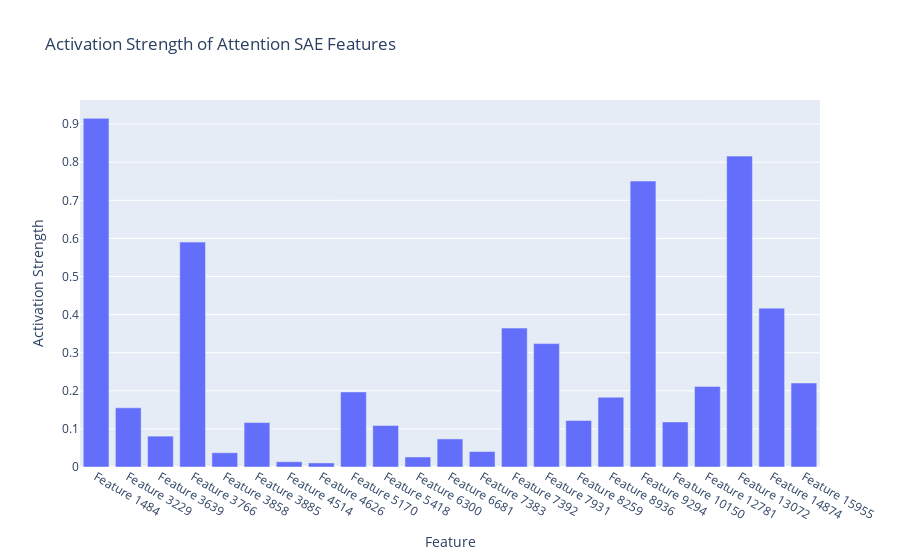
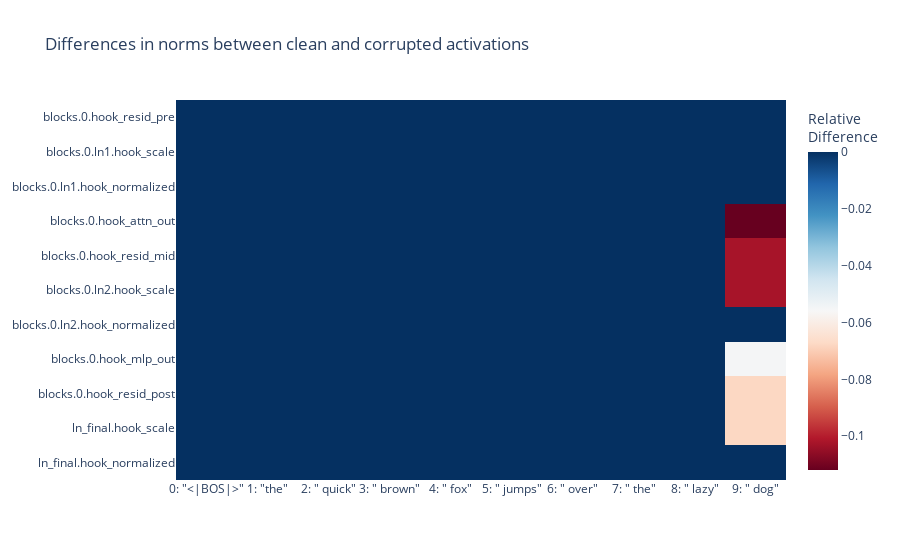

The code cell stored with these charts, in order, in its notebook:
### Markdown cell above
Let's start doing this by ablating features one-by-one in attn_out and seeing the impact this has on norms downstream.

I'll start off with a single prompt, just to get a hang of what's going on, and then generalize from there. What I'm actually trying to figure out here basically "when I ablate a small set of SAE features, what happens to the norms downstream"?

### Code cell
prompt = "the quick brown fox jumps over the lazy dog"
str_tokens = model.to_str_tokens(prompt)
names_filter = lambda x: 'resid' in x or 'out' in x or 'ln' in x
_, clean_cache = model.run_with_cache(prompt, names_filter=names_filter)

def get_all_norms(cache, return_dict: bool = False) -> dict[str, torch.Tensor]:
    if return_dict:
        return {k: v.norm(dim=-1).squeeze().cpu()
                for k, v in cache.items()
                # if 'ln' not in k
                }
    
    return torch.stack([v.norm(dim=-1).squeeze().cpu()
                        for k, v in cache.items()
                        # if 'ln' not in k
                        ])
    
clean_norms_dict = get_all_norms(clean_cache, True)
hook_names = list(clean_norms_dict.keys())
clean_norms = torch.stack(list(clean_norms_dict.values()))

lu.plot_sae(saes, clean_cache, 'attn_out')


sae_acts, sae_active_features = lu.get_all_sae_acts(saes, clean_cache)
feature_to_ablate = sae_active_features[1][:7]
print(f"Features to ablate: {feature_to_ablate}")

with model.hooks(fwd_hooks=[(get_act_name('attn_out', 0),
                             lu.ablate_sae_feature(saes, feature_to_ablate))]):
    _, corrupted_cache = model.run_with_cache(prompt, names_filter=names_filter)
    corrupted_norms = get_all_norms(corrupted_cache)


# Calculate the relative difference (avoiding division by zero)
epsilon = 1e-9  # Small constant to avoid division by zero
mean_norms = (clean_norms + corrupted_norms) / 2
relative_difference = (corrupted_norms - clean_norms) / (mean_norms + epsilon)

# Prepare hover text
hover_text = [[
    f'Layer: {hook_names[i]}<br><br>' +
    f'Clean: {clean_norms[i,j]:.3f}' +
    f'<br>Corrupted: {corrupted_norms[i,j]:.3f}' +
    f'<br>Difference: {corrupted_norms[i,j]-clean_norms[i,j]:.3f}' +
    f'<br>Ratio: {corrupted_norms[i,j]/(clean_norms[i,j]+epsilon):.3f}'
    for j in range(clean_norms.shape[1])]
              for i in range(clean_norms.shape[0])]

# Create the heatmap
fig = go.Figure(data=go.Heatmap(
    z=relative_difference.numpy(),
    x=[f'{i}: "{str_tokens[i]}"' for i in range(clean_norms.shape[1])],
    y=[hook_names[i] for i in range(clean_norms.shape[0])],
    hoverinfo="text",
    text=hover_text,
    colorbar_title="Relative<br>Difference",
    colorscale="RdBu"))

fig.update_layout(title='Differences in norms between clean and corrupted activations',
                  yaxis_autorange='reversed')
fig.show()

### Figure 1 — Plotly figure (JSON) as saved in the notebook; plotly's stock layout.template omitted (floating-point values rounded to 4 significant figures)
{"data": [{"type": "bar", "x": ["Feature 1484", "Feature 3229", "Feature 3639", "Feature 3766", "Feature 3858", "Feature 3885", "Feature 4514", "Feature 4626", "Feature 5170", "Feature 5418", "Feature 6300", "Feature 6681", "Feature 7383", "Feature 7392", "Feature 7931", "Feature 8259", "Feature 8936", "Feature 9294", "Feature 10150", "Feature 12781", "Feature 13072", "Feature 14874", "Feature 15955"], "y": [0.9151, 0.1553, 0.08102, 0.5903, 0.03746, 0.1166, 0.01378, 0.01062, 0.197, 0.1089, 0.02636, 0.07364, 0.04055, 0.3646, 0.3238, 0.1221, 0.1832, 0.7504, 0.1183, 0.2115, 0.816, 0.417, 0.2205]}], "layout": {"title": {"text": "Activation Strength of Attention SAE Features"}, "xaxis": {"title": {"text": "Feature"}}, "yaxis": {"title": {"text": "Activation Strength"}}}}

### Figure 2 — Plotly figure (JSON) as saved in the notebook; plotly's stock layout.template omitted (floating-point values rounded to 4 significant figures)
{"data": [{"colorbar": {"title": {"text": "Relative<br>Difference"}}, "colorscale": [[0, "rgb(103,0,31)"], [0.1, "rgb(178,24,43)"], [0.2, "rgb(214,96,77)"], [0.3, "rgb(244,165,130)"], [0.4, "rgb(253,219,199)"], [0.5, "rgb(247,247,247)"], [0.6, "rgb(209,229,240)"], [0.7, "rgb(146,197,222)"], [0.8, "rgb(67,147,195)"], [0.9, "rgb(33,102,172)"], [1, "rgb(5,48,97)"]], "hoverinfo": "text", "text": [["Layer: blocks.0.hook_resid_pre<br><br>Clean: 6.166<br>Corrupted: 6.166<br>Difference: 0.000<br>Ratio: 1.000", "Layer: blocks.0.hook_resid_pre<br><br>Clean: 5.597<br>Corrupted: 5.597<br>Difference: 0.000<br>Ratio: 1.000", "Layer: blocks.0.hook_resid_pre<br><br>Clean: 5.368<br>Corrupted: 5.368<br>Difference: 0.000<br>Ratio: 1.000", "Layer: blocks.0.hook_resid_pre<br><br>Clean: 5.325<br>Corrupted: 5.325<br>Difference: 0.000<br>Ratio: 1.000", "Layer: blocks.0.hook_resid_pre<br><br>Clean: 5.057<br>Corrupted: 5.057<br>Difference: 0.000<br>Ratio: 1.000", "Layer: blocks.0.hook_resid_pre<br><br>Clean: 5.185<br>Corrupted: 5.185<br>Difference: 0.000<br>Ratio: 1.000", "Layer: blocks.0.hook_resid_pre<br><br>Clean: 5.114<br>Corrupted: 5.114<br>Difference: 0.000<br>Ratio: 1.000", "Layer: blocks.0.hook_resid_pre<br><br>Clean: 4.842<br>Corrupted: 4.842<br>Difference: 0.000<br>Ratio: 1.000", "Layer: blocks.0.hook_resid_pre<br><br>Clean: 4.986<br>Corrupted: 4.986<br>Difference: 0.000<br>Ratio: 1.000", "Layer: blocks.0.hook_resid_pre<br><br>Clean: 4.762<br>Corrupted: 4.762<br>Difference: 0.000<br>Ratio: 1.000"], ["Layer: blocks.0.ln1.hook_scale<br><br>Clean: 0.273<br>Corrupted: 0.273<br>Difference: 0.000<br>Ratio: 1.000", "Layer: blocks.0.ln1.hook_scale<br><br>Clean: 0.247<br>Corrupted: 0.247<br>Difference: 0.000<br>Ratio: 1.000", "Layer: blocks.0.ln1.hook_scale<br><br>Clean: 0.237<br>Corrupted: 0.237<br>Difference: 0.000<br>Ratio: 1.000", "Layer: blocks.0.ln1.hook_scale<br><br>Clean: 0.235<br>Corrupted: 0.235<br>Difference: 0.000<br>Ratio: 1.000", "Layer: blocks.0.ln1.hook_scale<br><br>Clean: 0.224<br>Corrupted: 0.224<br>Difference: 0.000<br>Ratio: 1.000", "Layer: blocks.0.ln1.hook_scale<br><br>Clean: 0.229<br>Corrupted: 0.229<br>Difference: 0.000<br>Ratio: 1.000", "Layer: blocks.0.ln1.hook_scale<br><br>Clean: 0.226<br>Corrupted: 0.226<br>Difference: 0.000<br>Ratio: 1.000", "Layer: blocks.0.ln1.hook_scale<br><br>Clean: 0.214<br>Corrupted: 0.214<br>Difference: 0.000<br>Ratio: 1.000", "Layer: blocks.0.ln1.hook_scale<br><br>Clean: 0.220<br>Corrupted: 0.220<br>Difference: 0.000<br>Ratio: 1.000", "Layer: blocks.0.ln1.hook_scale<br><br>Clean: 0.210<br>Corrupted: 0.210<br>Difference: 0.000<br>Ratio: 1.000"], ["Layer: blocks.0.ln1.hook_normalized<br><br>Clean: 22.626<br>Corrupted: 22.626<br>Difference: 0.000<br>Ratio: 1.000", "Layer: blocks.0.ln1.hook_normalized<br><br>Clean: 22.626<br>Corrupted: 22.626<br>Difference: 0.000<br>Ratio: 1.000", "Layer: blocks.0.ln1.hook_normalized<br><br>Clean: 22.625<br>Corrupted: 22.625<br>Difference: 0.000<br>Ratio: 1.000", "Layer: blocks.0.ln1.hook_normalized<br><br>Clean: 22.625<br>Corrupted: 22.625<br>Difference: 0.000<br>Ratio: 1.000", "Layer: blocks.0.ln1.hook_normalized<br><br>Clean: 22.625<br>Corrupted: 22.625<br>Difference: 0.000<br>Ratio: 1.000", "Layer: blocks.0.ln1.hook_normalized<br><br>Clean: 22.625<br>Corrupted: 22.625<br>Difference: 0.000<br>Ratio: 1.000", "Layer: blocks.0.ln1.hook_normalized<br><br>Clean: 22.625<br>Corrupted: 22.625<br>Difference: 0.000<br>Ratio: 1.000", "Layer: blocks.0.ln1.hook_normalized<br><br>Clean: 22.625<br>Corrupted: 22.625<br>Difference: 0.000<br>Ratio: 1.000", "Layer: blocks.0.ln1.hook_normalized<br><br>Clean: 22.625<br>Corrupted: 22.625<br>Difference: 0.000<br>Ratio: 1.000", "Layer: blocks.0.ln1.hook_normalized<br><br>Clean: 22.625<br>Corrupted: 22.625<br>Difference: 0.000<br>Ratio: 1.000"], ["Layer: blocks.0.hook_attn_out<br><br>Clean: 5.965<br>Corrupted: 5.965<br>Difference: 0.000<br>Ratio: 1.000", "Layer: blocks.0.hook_attn_out<br><br>Clean: 6.004<br>Corrupted: 6.004<br>Difference: 0.000<br>Ratio: 1.000", "Layer: blocks.0.hook_attn_out<br><br>Clean: 6.495<br>Corrupted: 6.495<br>Difference: 0.000<br>Ratio: 1.000", "Layer: blocks.0.hook_attn_out<br><br>Clean: 6.126<br>Corrupted: 6.126<br>Difference: 0.000<br>Ratio: 1.000", "Layer: blocks.0.hook_attn_out<br><br>Clean: 6.392<br>Corrupted: 6.392<br>Difference: 0.000<br>Ratio: 1.000", "Layer: blocks.0.hook_attn_out<br><br>Clean: 6.960<br>Corrupted: 6.960<br>Difference: 0.000<br>Ratio: 1.000", "Layer: blocks.0.hook_attn_out<br><br>Clean: 7.335<br>Corrupted: 7.335<br>Difference: 0.000<br>Ratio: 1.000", "Layer: blocks.0.hook_attn_out<br><br>Clean: 8.352<br>Corrupted: 8.352<br>Difference: 0.000<br>Ratio: 1.000", "Layer: blocks.0.hook_attn_out<br><br>Clean: 7.758<br>Corrupted: 7.758<br>Difference: 0.000<br>Ratio: 1.000", "Layer: blocks.0.hook_attn_out<br><br>Clean: 7.911<br>Corrupted: 7.073<br>Difference: -0.839<br>Ratio: 0.894"], ["Layer: blocks.0.hook_resid_mid<br><br>Clean: 8.997<br>Corrupted: 8.997<br>Difference: 0.000<br>Ratio: 1.000", "Layer: blocks.0.hook_resid_mid<br><br>Clean: 8.210<br>Corrupted: 8.210<br>Difference: 0.000<br>Ratio: 1.000", "Layer: blocks.0.hook_resid_mid<br><br>Clean: 8.387<br>Corrupted: 8.387<br>Difference: 0.000<br>Ratio: 1.000", "Layer: blocks.0.hook_resid_mid<br><br>Clean: 7.979<br>Corrupted: 7.979<br>Difference: 0.000<br>Ratio: 1.000", "Layer: blocks.0.hook_resid_mid<br><br>Clean: 8.368<br>Corrupted: 8.368<br>Difference: 0.000<br>Ratio: 1.000", "Layer: blocks.0.hook_resid_mid<br><br>Clean: 8.548<br>Corrupted: 8.548<br>Difference: 0.000<br>Ratio: 1.000", "Layer: blocks.0.hook_resid_mid<br><br>Clean: 8.482<br>Corrupted: 8.482<br>Difference: 0.000<br>Ratio: 1.000", "Layer: blocks.0.hook_resid_mid<br><br>Clean: 9.082<br>Corrupted: 9.082<br>Difference: 0.000<br>Ratio: 1.000", "Layer: blocks.0.hook_resid_mid<br><br>Clean: 8.979<br>Corrupted: 8.979<br>Difference: 0.000<br>Ratio: 1.000", "Layer: blocks.0.hook_resid_mid<br><br>Clean: 9.285<br>Corrupted: 8.380<br>Difference: -0.905<br>Ratio: 0.903"], ["Layer: blocks.0.ln2.hook_scale<br><br>Clean: 0.398<br>Corrupted: 0.398<br>Difference: 0.000<br>Ratio: 1.000", "Layer: blocks.0.ln2.hook_scale<br><br>Clean: 0.363<br>Corrupted: 0.363<br>Difference: 0.000<br>Ratio: 1.000", "Layer: blocks.0.ln2.hook_scale<br><br>Clean: 0.371<br>Corrupted: 0.371<br>Difference: 0.000<br>Ratio: 1.000", "Layer: blocks.0.ln2.hook_scale<br><br>Clean: 0.353<br>Corrupted: 0.353<br>Difference: 0.000<br>Ratio: 1.000", "Layer: blocks.0.ln2.hook_scale<br><br>Clean: 0.370<br>Corrupted: 0.370<br>Difference: 0.000<br>Ratio: 1.000", "Layer: blocks.0.ln2.hook_scale<br><br>Clean: 0.378<br>Corrupted: 0.378<br>Difference: 0.000<br>Ratio: 1.000", "Layer: blocks.0.ln2.hook_scale<br><br>Clean: 0.375<br>Corrupted: 0.375<br>Difference: 0.000<br>Ratio: 1.000", "Layer: blocks.0.ln2.hook_scale<br><br>Clean: 0.401<br>Corrupted: 0.401<br>Difference: 0.000<br>Ratio: 1.000", "Layer: blocks.0.ln2.hook_scale<br><br>Clean: 0.397<br>Corrupted: 0.397<br>Difference: 0.000<br>Ratio: 1.000", "Layer: blocks.0.ln2.hook_scale<br><br>Clean: 0.410<br>Corrupted: 0.370<br>Difference: -0.040<br>Ratio: 0.903"], ["Layer: blocks.0.ln2.hook_normalized<br><br>Clean: 22.627<br>Corrupted: 22.627<br>Difference: 0.000<br>Ratio: 1.000", "Layer: blocks.0.ln2.hook_normalized<br><br>Clean: 22.627<br>Corrupted: 22.627<br>Difference: 0.000<br>Ratio: 1.000", "Layer: blocks.0.ln2.hook_normalized<br><br>Clean: 22.627<br>Corrupted: 22.627<br>Difference: 0.000<br>Ratio: 1.000", "Layer: blocks.0.ln2.hook_normalized<br><br>Clean: 22.627<br>Corrupted: 22.627<br>Difference: 0.000<br>Ratio: 1.000", "Layer: blocks.0.ln2.hook_normalized<br><br>Clean: 22.627<br>Corrupted: 22.627<br>Difference: 0.000<br>Ratio: 1.000", "Layer: blocks.0.ln2.hook_normalized<br><br>Clean: 22.627<br>Corrupted: 22.627<br>Difference: 0.000<br>Ratio: 1.000", "Layer: blocks.0.ln2.hook_normalized<br><br>Clean: 22.627<br>Corrupted: 22.627<br>Difference: 0.000<br>Ratio: 1.000", "Layer: blocks.0.ln2.hook_normalized<br><br>Clean: 22.627<br>Corrupted: 22.627<br>Difference: 0.000<br>Ratio: 1.000", "Layer: blocks.0.ln2.hook_normalized<br><br>Clean: 22.627<br>Corrupted: 22.627<br>Difference: 0.000<br>Ratio: 1.000", "Layer: blocks.0.ln2.hook_normalized<br><br>Clean: 22.627<br>Corrupted: 22.627<br>Difference: -0.000<br>Ratio: 1.000"], ["Layer: blocks.0.hook_mlp_out<br><br>Clean: 48.616<br>Corrupted: 48.616<br>Difference: 0.000<br>Ratio: 1.000", "Layer: blocks.0.hook_mlp_out<br><br>Clean: 34.258<br>Corrupted: 34.258<br>Difference: 0.000<br>Ratio: 1.000", "Layer: blocks.0.hook_mlp_out<br><br>Clean: 27.365<br>Corrupted: 27.365<br>Difference: 0.000<br>Ratio: 1.000", "Layer: blocks.0.hook_mlp_out<br><br>Clean: 26.503<br>Corrupted: 26.503<br>Difference: 0.000<br>Ratio: 1.000", "Layer: blocks.0.hook_mlp_out<br><br>Clean: 28.925<br>Corrupted: 28.925<br>Difference: 0.000<br>Ratio: 1.000", "Layer: blocks.0.hook_mlp_out<br><br>Clean: 25.463<br>Corrupted: 25.463<br>Difference: 0.000<br>Ratio: 1.000", "Layer: blocks.0.hook_mlp_out<br><br>Clean: 27.853<br>Corrupted: 27.853<br>Difference: 0.000<br>Ratio: 1.000", "Layer: blocks.0.hook_mlp_out<br><br>Clean: 25.184<br>Corrupted: 25.184<br>Difference: 0.000<br>Ratio: 1.000", "Layer: blocks.0.hook_mlp_out<br><br>Clean: 27.993<br>Corrupted: 27.993<br>Difference: 0.000<br>Ratio: 1.000", "Layer: blocks.0.hook_mlp_out<br><br>Clean: 27.270<br>Corrupted: 25.811<br>Difference: -1.459<br>Ratio: 0.946"], ["Layer: blocks.0.hook_resid_post<br><br>Clean: 48.534<br>Corrupted: 48.534<br>Difference: 0.000<br>Ratio: 1.000", "Layer: blocks.0.hook_resid_post<br><br>Clean: 33.909<br>Corrupted: 33.909<br>Difference: 0.000<br>Ratio: 1.000", "Layer: blocks.0.hook_resid_post<br><br>Clean: 27.204<br>Corrupted: 27.204<br>Difference: 0.000<br>Ratio: 1.000", "Layer: blocks.0.hook_resid_post<br><br>Clean: 26.852<br>Corrupted: 26.852<br>Difference: 0.000<br>Ratio: 1.000", "Layer: blocks.0.hook_resid_post<br><br>Clean: 29.423<br>Corrupted: 29.423<br>Difference: 0.000<br>Ratio: 1.000", "Layer: blocks.0.hook_resid_post<br><br>Clean: 25.517<br>Corrupted: 25.517<br>Difference: 0.000<br>Ratio: 1.000", "Layer: blocks.0.hook_resid_post<br><br>Clean: 28.090<br>Corrupted: 28.090<br>Difference: 0.000<br>Ratio: 1.000", "Layer: blocks.0.hook_resid_post<br><br>Clean: 25.128<br>Corrupted: 25.128<br>Difference: 0.000<br>Ratio: 1.000", "Layer: blocks.0.hook_resid_post<br><br>Clean: 27.820<br>Corrupted: 27.820<br>Difference: 0.000<br>Ratio: 1.000", "Layer: blocks.0.hook_resid_post<br><br>Clean: 28.031<br>Corrupted: 26.192<br>Difference: -1.838<br>Ratio: 0.934"], ["Layer: ln_final.hook_scale<br><br>Clean: 2.145<br>Corrupted: 2.145<br>Difference: 0.000<br>Ratio: 1.000", "Layer: ln_final.hook_scale<br><br>Clean: 1.499<br>Corrupted: 1.499<br>Difference: 0.000<br>Ratio: 1.000", "Layer: ln_final.hook_scale<br><br>Clean: 1.202<br>Corrupted: 1.202<br>Difference: 0.000<br>Ratio: 1.000", "Layer: ln_final.hook_scale<br><br>Clean: 1.187<br>Corrupted: 1.187<br>Difference: 0.000<br>Ratio: 1.000", "Layer: ln_final.hook_scale<br><br>Clean: 1.300<br>Corrupted: 1.300<br>Difference: 0.000<br>Ratio: 1.000", "Layer: ln_final.hook_scale<br><br>Clean: 1.128<br>Corrupted: 1.128<br>Difference: 0.000<br>Ratio: 1.000", "Layer: ln_final.hook_scale<br><br>Clean: 1.241<br>Corrupted: 1.241<br>Difference: 0.000<br>Ratio: 1.000", "Layer: ln_final.hook_scale<br><br>Clean: 1.111<br>Corrupted: 1.111<br>Difference: 0.000<br>Ratio: 1.000", "Layer: ln_final.hook_scale<br><br>Clean: 1.229<br>Corrupted: 1.229<br>Difference: 0.000<br>Ratio: 1.000", "Layer: ln_final.hook_scale<br><br>Clean: 1.239<br>Corrupted: 1.158<br>Difference: -0.081<br>Ratio: 0.934"], ["Layer: ln_final.hook_normalized<br><br>Clean: 22.627<br>Corrupted: 22.627<br>Difference: 0.000<br>Ratio: 1.000", "Layer: ln_final.hook_normalized<br><br>Clean: 22.627<br>Corrupted: 22.627<br>Difference: 0.000<br>Ratio: 1.000", "Layer: ln_final.hook_normalized<br><br>Clean: 22.627<br>Corrupted: 22.627<br>Difference: 0.000<br>Ratio: 1.000", "Layer: ln_final.hook_normalized<br><br>Clean: 22.627<br>Corrupted: 22.627<br>Difference: 0.000<br>Ratio: 1.000", "Layer: ln_final.hook_normalized<br><br>Clean: 22.627<br>Corrupted: 22.627<br>Difference: 0.000<br>Ratio: 1.000", "Layer: ln_final.hook_normalized<br><br>Clean: 22.627<br>Corrupted: 22.627<br>Difference: 0.000<br>Ratio: 1.000", "Layer: ln_final.hook_normalized<br><br>Clean: 22.627<br>Corrupted: 22.627<br>Difference: 0.000<br>Ratio: 1.000", "Layer: ln_final.hook_normalized<br><br>Clean: 22.627<br>Corrupted: 22.627<br>Difference: 0.000<br>Ratio: 1.000", "Layer: ln_final.hook_normalized<br><br>Clean: 22.627<br>Corrupted: 22.627<br>Difference: 0.000<br>Ratio: 1.000", "Layer: ln_final.hook_normalized<br><br>Clean: 22.627<br>Corrupted: 22.627<br>Difference: -0.000<br>Ratio: 1.000"]], "type": "heatmap", "x": ["0: \"<|BOS|>\"", "1: \"the\"", "2: \" quick\"", "3: \" brown\"", "4: \" fox\"", "5: \" jumps\"", "6: \" over\"", "7: \" the\"", "8: \" lazy\"", "9: \" dog\""], "y": ["blocks.0.hook_resid_pre", "blocks.0.ln1.hook_scale", "blocks.0.ln1.hook_normalized", "blocks.0.hook_attn_out", "blocks.0.hook_resid_mid", "blocks.0.ln2.hook_scale", "blocks.0.ln2.hook_normalized", "blocks.0.hook_mlp_out", "blocks.0.hook_resid_post", "ln_final.hook_scale", "ln_final.hook_normalized"], "z": [[0, 0, 0, 0, 0, 0, 0, 0, 0, 0], [0, 0, 0, 0, 0, 0, 0, 0, 0, 0], [0, 0, 0, 0, 0, 0, 0, 0, 0, 0], [0, 0, 0, 0, 0, 0, 0, 0, 0, -0.1119], [0, 0, 0, 0, 0, 0, 0, 0, 0, -0.1024], [0, 0, 0, 0, 0, 0, 0, 0, 0, -0.1024], [0, 0, 0, 0, 0, 0, 0, 0, 0, -6.575e-06], [0, 0, 0, 0, 0, 0, 0, 0, 0, -0.05498], [0, 0, 0, 0, 0, 0, 0, 0, 0, -0.06781], [0, 0, 0, 0, 0, 0, 0, 0, 0, -0.06781], [0, 0, 0, 0, 0, 0, 0, 0, 0, -5.058e-07]]}], "layout": {"title": {"text": "Differences in norms between clean and corrupted activations"}, "yaxis": {"autorange": "reversed"}}}
